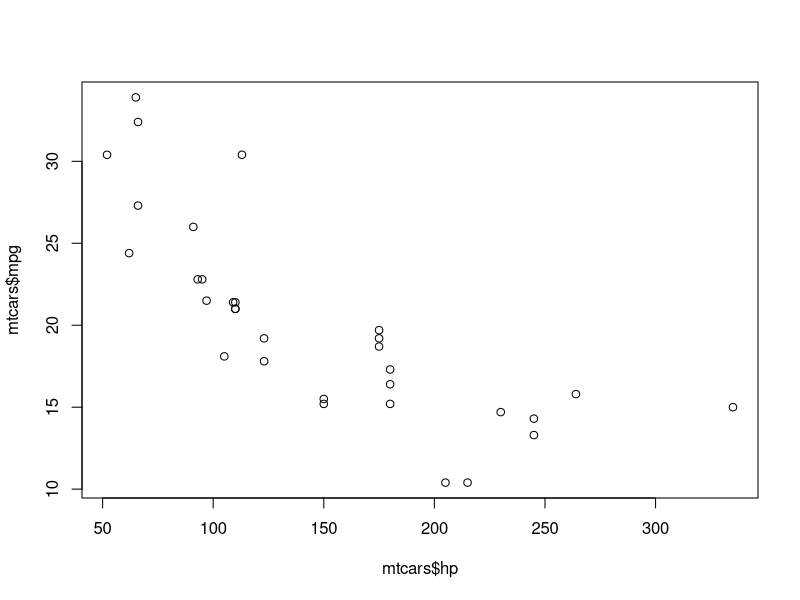
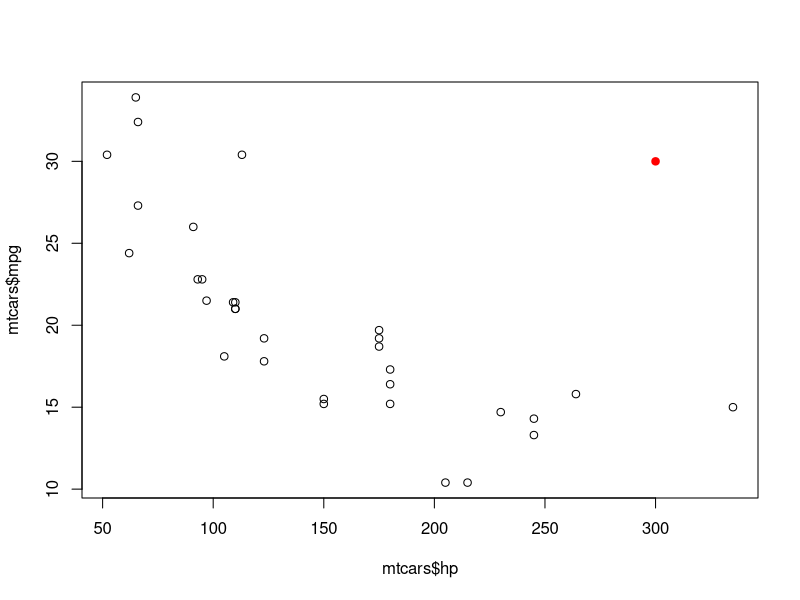
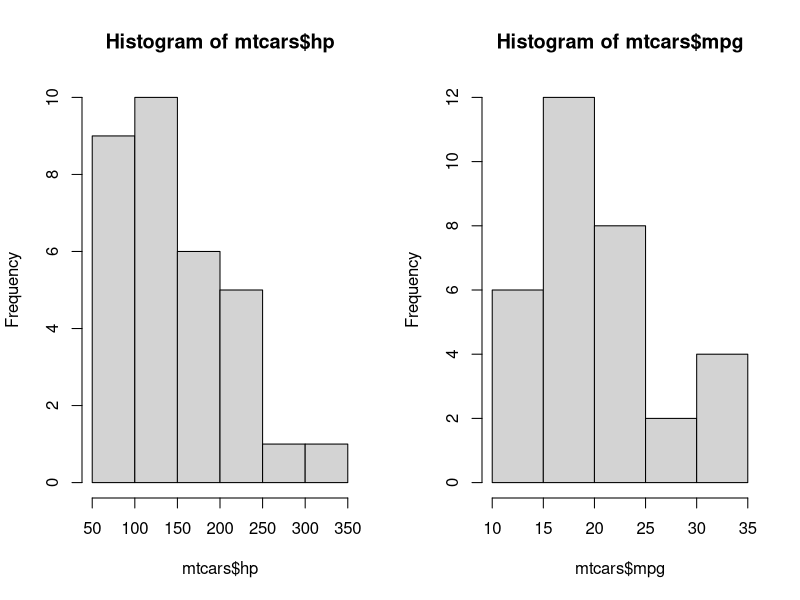
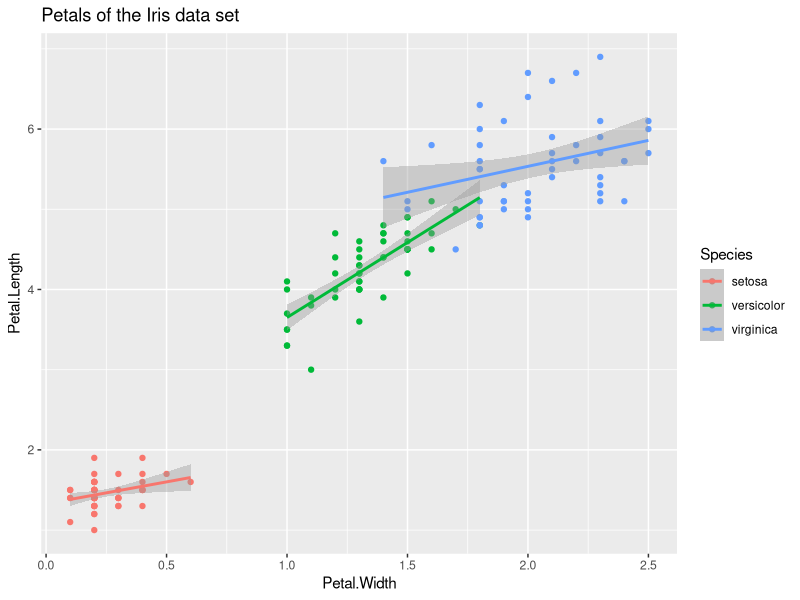

The R script that drew these images, in order:
## ---- chunk 1
plot(x = mtcars$hp, y = mtcars$mpg)
## ---- chunk 2
plot(x = mtcars$hp, y = mtcars$mpg)
points(x = 300, y = 30, pch = 19, col = "red")
## ---- chunk 3
par(mfrow=c(1,2))
hist(mtcars$hp); hist(mtcars$mpg)
## ---- chunk 4
library(ggplot2)
ggplot(iris, aes(x = Petal.Width, y = Petal.Length, 
                 color=Species)) + 
  geom_point() +
  geom_smooth(method="lm") + 
  ggtitle("Petals of the Iris data set") 

